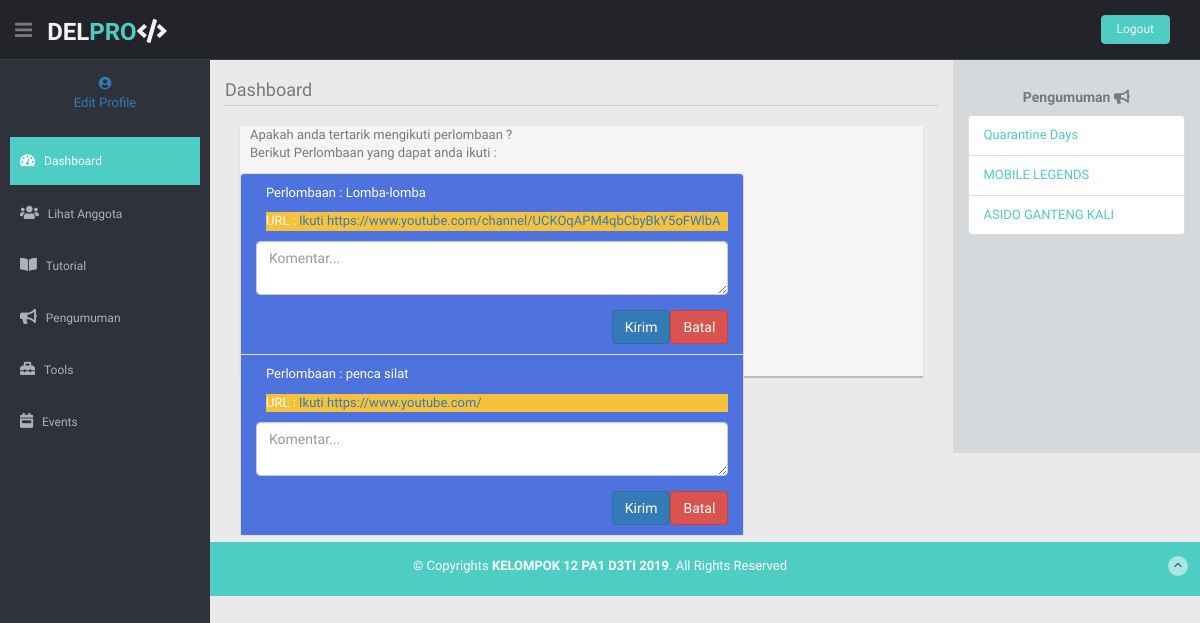
Screenshot of /index.php/anggota/halaman_anggota with the database file from the repository.
### tables this page shows
CREATE TABLE `perlombaan` (
  `id_perlombaan` int(11) NOT NULL,
  `nama_perlombaan` varchar(255) NOT NULL,
  `isi_perlombaan` varchar(500) NOT NULL,
  `file_pendukung` varchar(500) NOT NULL
);

CREATE TABLE `pengumuman` (
  `waktu_pengumuman` varchar(120) NOT NULL,
  `judul_pengumuman` varchar(225) DEFAULT NULL,
  `isi_pengumuman` text,
  `id_peng` int(11) NOT NULL,
  `tempat_pengumuman` varchar(100) NOT NULL
);

### application/controllers/Anggota.php (called while the page is built, shortened)
<?php
class Anggota extends CI_Controller
{
    public function __construct()
    {
        $this->load->library('form_validation');
    }
    public function halaman_anggota()
    {
        $data['pengumuman'] = $this->db->get('pengumuman')->result_array();
        $data['perlo'] = $this->db->get_where('perlombaan', ['id_perlombaan' => $this->session->userdata('id_perlombaan')])->row_array();
        $data['user'] = $this->db->get_where('user', ['email' => $this->session->userdata('email')])->row_array();
        $data['upload'] = $this->db->get_where('upload', ['id_upload' => $this->session->userdata('id_upload')])->row_array();
        $data['perlombaan'] = $this->db->get('perlombaan')->result_array();
        $data['user'] = $this->db->get_where('user', ['email' => $this->session->userdata('email')])->row_array();
        $data['user2'] =  $this->db->get('user')->result_array();
        $data['title'] = 'Del Programming Club';
        $this->load->view('Anggota/halaman_anggota', $data);
    }
}

### index.php (called while the page is built, shortened)
<?php
require_once BASEPATH.'core/CodeIgniter.php';

### application/views/Anggota/halaman_anggota.php (the view, shortened to what this page needs)
<!DOCTYPE html>
<html lang="en">
<head>
    <link href="<?= base_url('assets'); ?>/vendor/fontawesome-free/css/all.min.css" rel="stylesheet" type="text/css">
    <link href="<?= base_url('assets'); ?>/css/sb-admin-2.min.css" rel="stylesheet">
    <link href="css/sb-admin-2.min.css" rel="stylesheet">
    <link href="vendor/fontawesome-free/css/all.min.css" rel="stylesheet" type="text/css">
    <link href="vendor/css/sb-admin-2.min.css" rel="stylesheet">
    <link rel="stylesheet" href="<?= base_url('assets'); ?>/bootstrap.min.css">
    <link href="<?= base_url('assets') ?>/anggota/lib/bootstrap/css/bootstrap.min.css" rel="stylesheet">
    <link href="<?= base_url('assets') ?>/anggota/lib/font-awesome/css/font-awesome.css" rel="stylesheet" />
    <link rel="<?= base_url('assets') ?>/anggota/stylesheet" type="text/css" href="css/zabuto_calendar.css">
    <link rel="<?= base_url('assets') ?>/anggota/stylesheet" type="text/css" href="lib/gritter/css/jquery.gritter.css" />
    <link href="<?= base_url('assets') ?>/anggota/css/style.css" rel="stylesheet">
    <link href="<?= base_url('assets') ?>/anggota/css/style-responsive.css" rel="stylesheet">
</head>
<body id="page-top">
    <section id="container">
        <header class="header black-bg">
            <div class="sidebar-toggle-box">
                <div class="fa fa-bars tooltips" data-placement="right" data-original-title="Toggle Navigation"></div>
            </div>
            <a href="<?= base_url('Anggota') ?>" class="logo"><b>DEL<span>PRO</span><i class="fas fa-code"></i></b></a>
            <div class="top-menu">
                <ul class="nav pull-right top-menu">
                    <li><a class="logout" href="<?= base_url('Anggota/logout') ?>">Logout</a></li>
                </ul>
            </div>
        </header>
        <aside>
            <div id="sidebar" class="nav-collapse ">
                <ul class="sidebar-menu" id="nav-accordion">
                    <p class="centered"><a href="<?= base_url(); ?>Anggota/edit_profile/<?= $user['nim'] ?>"><i width="80" class="fas fa-user-circle img-circle"></i> <br> Edit Profile</a></p>
                    <li class="mt">
                        <a class="active" href="<?= base_url('Anggota/halaman_anggota'); ?>">
                            <i class="fa fa-dashboard"></i>
                            <span>Dashboard</span>
                        </a>
                    </li>
                    <li class="sub-menu">
                        <a href="<?= base_url('Anggota/DaftarAnggota') ?>">
                            <i class="fas fa-users"></i> <span>Lihat Anggota</span>
                        </a>
                    </li>
                    <li class="sub-menu">
                        <a href="<?= base_url('Anggota/lihattutorial') ?>">
                            <i class="fas fa-book-open"></i> <span>Tutorial</span>
                        </a>
                    </li>
                    <li class="sub-menu">
                        <a href="<?= base_url('Anggota/lihatpengumuman') ?>">
                            <i class="fas fa-bullhorn"></i> <span>Pengumuman</span>
                        </a>
                    </li>
                    <li class="sub-menu">
                        <a href="<?= base_url('Anggota/DaftarTools') ?>">
                            <i class="fas fa-toolbox"></i> <span>Tools</span>
                        </a>
                    </li>
                    <li class="sub-menu">
                        <a href="<?= base_url('Anggota/DaftarPerlombaan') ?>">
                            <i class="fas fa-calendar-week"></i> <span>Events</span>
                        </a>
                    </li>
            </div>
        </aside>
        <section id="main-content">
            <section class="wrapper">
                <div class="row">
                    <div class="col-lg-9 main-chart">
                        <div class="border-head">
                            <h3>Dashboard</h3>
                        </div>
                        <div class="">
                            <div class="col-md-12 mb">
                                <div class="message-p pn">
                                    <div class="row">
                                        <div class="col-md-9">
                                            <p>
                                                Apakah anda tertarik mengikuti perlombaan ?
                                                <br>
                                                Berikut Perlombaan yang dapat anda ikuti :
                                                <br>
                                                <ul class="list-group">
                                                    <?php foreach ($perlombaan as $Gota) : ?>
                                                        <li class="list-group-item bg-primary">
                                                            <p>Perlombaan : <?= $Gota['nama_perlombaan']; ?></p>
                                                            <p class="bg-warning">URL : <a href="<?= $Gota['isi_perlombaan']; ?>">Ikuti <?= $Gota['isi_perlombaan']; ?></a></p>
                                                            <form method="post" action="<?= base_url('Anggota/TambahKomentar') ?>">
                                                                <div class="form-group">
                                                                    <textarea Name="isi_komentar" class="form-control" placeholder="Komentar..."></textarea>
                                                                </div>
                                                                <button type="reset" class="btn btn-danger float-right">Batal</button>
                                                                <button type="submit" name="tambah" class="btn btn-primary float-right">Kirim</button>
                                                            </form>
                                                        </li>
                                                    <?php endforeach; ?>
                                                    <br><br>
                                                </ul>
                                            </p>
                                        </div>
                                    </div>
                                </div>
                            </div>
                        </div>
                        <div class="row">
                            <div class="col-md-4 mb">
                            </div>
                            <div class="col-md-4 mb">
                            </div>
                            <div class="col-md-4 mb">
                            </div>
                        </div>
                        <div class="row">
                            <div class="col-lg-4 col-md-4 col-sm-4 mb">
                            </div>
                            <div class="col-lg-4 col-md-4 col-sm-4 mb">
                            </div>
                            <div class="col-md-4 col-sm-4 mb">
                            </div>
                        </div>
                    </div>
                    <div class="col-lg-3 ds">
                        <center>
                            <h4>Pengumuman <i class="fas fa-bullhorn"></i></h4>
                        </center>
                        <ul class="list-group">
                            <?php foreach ($pengumuman as $umum) : ?>
                                <li class="list-group-item"><a href="<?= base_url(); ?>Anggota/DetailPengumuman/<?= $umum['id_peng']; ?>"><?= $umum['judul_pengumuman']; ?></a>
                                    <br>
                                <?php endforeach; ?>
                        </ul>
                    </div>
                </div>
            </section>
        </section>
        <br><br><br><br>
        <footer class="site-footer">
            <div class="text-center">
                <p>
                    &copy; Copyrights <strong>KELOMPOK 12 PA1 D3TI 2019</strong>. All Rights Reserved
                </p>
                <a href="index.html#" class="go-top">
                    <i class="fa fa-angle-up"></i>
                </a>
            </div>
        </footer>
    </section>
</body>
</html>

### assets/anggota/css/style.css (style rules this page uses)
body { color: #797979; background: #eaeaea; font-family: 'Ruda', sans-serif; padding: 0px !important; margin: 0px !important; font-size:13px; }
ul li { list-style: none; }
a, a:hover, a:focus { text-decoration: none; outline: none; }
#container { width: 100%; height: 100%; }
.centered { text-align: center; }
.mt { margin-top: 25px; }
.mb { margin-bottom: 25px; }
ul.top-menu > li > .logout { color: #f2f2f2; font-size: 12px; border-radius: 4px; -webkit-border-radius: 4px; border: 1px solid #64c3c2 !important; padding: 5px 15px; margin-right: 15px; background: #4ECDC4; margin-top: 15px; }
#sidebar { width: 210px; height: 100%; position: fixed; background: #2f323a; }
#sidebar ul li { position: relative; }
ul.sidebar-menu , ul.sidebar-menu li ul.sub { margin: -2px 0 0; padding: 0; }
ul.sidebar-menu { margin-top: 75px; }
ul.sidebar-menu li { margin-bottom: 5px; margin-left:10px; margin-right:10px; }
ul.sidebar-menu li.sub-menu { line-height: 15px; }
ul.sidebar-menu li a span { display: inline-block; }
ul.sidebar-menu li a { color: #aeb2b7; text-decoration: none; display: block; padding: 15px 0 15px 10px; font-size: 12px; outline: none; -webkit-transition: all 0.3s ease; -moz-transition: all 0.3s ease; -o-transition: all 0.3s ease; -ms-transition: all 0.3s ease; transition: all 0.3s ease; }
ul.sidebar-menu li a.active, ul.sidebar-menu li a:hover, ul.sidebar-menu li a:focus { background: #4ECDC4; color: #fff; display: block; -webkit-transition: all 0.3s ease; -moz-transition: all 0.3s ease; -o-transition: all 0.3s ease; -ms-transition: all 0.3s ease; transition: all 0.3s ease; }
ul.sidebar-menu li a i { font-size: 15px; padding-right: 6px; }
ul.sidebar-menu li a.active i { color: #fff; }
#main-content { margin-left: 210px; }
.header, .footer { min-height: 60px; padding: 0 15px; }
.header { position: fixed; left: 0; right: 0; z-index: 1002; }
.black-bg { background: #22242a; border-bottom: 1px solid #393d46; }
.wrapper { display: inline-block; margin-top: 60px; padding-left: 15px; padding-right: 15px; padding-bottom: 15px; padding-top: 0px; width: 100%; }
a.logo { font-size: 24px; color: #f2f2f2; float: left; margin-top: 15px; text-transform: uppercase; }
a.logo b { font-weight: 900; }
a.logo span { color: #4ECDC4; }
#top_menu .nav > li, ul.top-menu > li { float: left; }
ul.top-menu > li > a { color: #666666; font-size: 16px; border-radius: 4px; -webkit-border-radius: 4px; border:1px solid #666666 !important; padding: 2px 6px; margin-right: 15px; }
.sidebar-toggle-box { float: left; padding-right: 15px; margin-top: 20px; }
.sidebar-toggle-box .fa-bars { cursor: pointer; display: inline-block; font-size: 20px; }
.ds { background: #d6d9dc; padding-top: 20px; }
.ds h4 { font-size: 14px; font-weight: 700; }
.ds i { font-size: 14px; }
.ds a { color: #4ECDC4; }
.main-chart { padding-top: 20px; }
.border-head h3 { border-bottom: 1px solid #c9cdd7; margin-top: 0; margin-bottom: 20px; padding-bottom: 5px; font-weight: normal; font-size: 18px; display: inline-block; width: 100%; font-weight: 300; }
.pn { height: 250px; box-shadow: 0 2px 1px rgba(0, 0, 0, 0.2); }
.message-p { background: #f5f5f5; }
.message-p p { margin-left: 10px; }
.site-footer { background: #4ECDC4; color: #fff; padding: 15px 0; }
.site-footer p { margin-bottom: 5px; }
.go-top { margin-right: 1%; margin-top: -25px; float: right; background: rgba(255,255,255,.5); width: 20px; height: 20px; border-radius: 50%; -webkit-border-radius: 50%; }
.go-top i { color: #2A3542; }

### rows the page displays
perlombaan: nama_perlombaan "Lomba-lomba", isi_perlombaan "https://www.youtube.com/channel/UCKOqAPM4qbCbyBkY5oFWlbA"
perlombaan: nama_perlombaan "penca silat", isi_perlombaan "https://www.youtube.com/"
pengumuman: judul_pengumuman "Quarantine Days"
pengumuman: judul_pengumuman "MOBILE LEGENDS"
pengumuman: judul_pengumuman "ASIDO GANTENG KALI"
